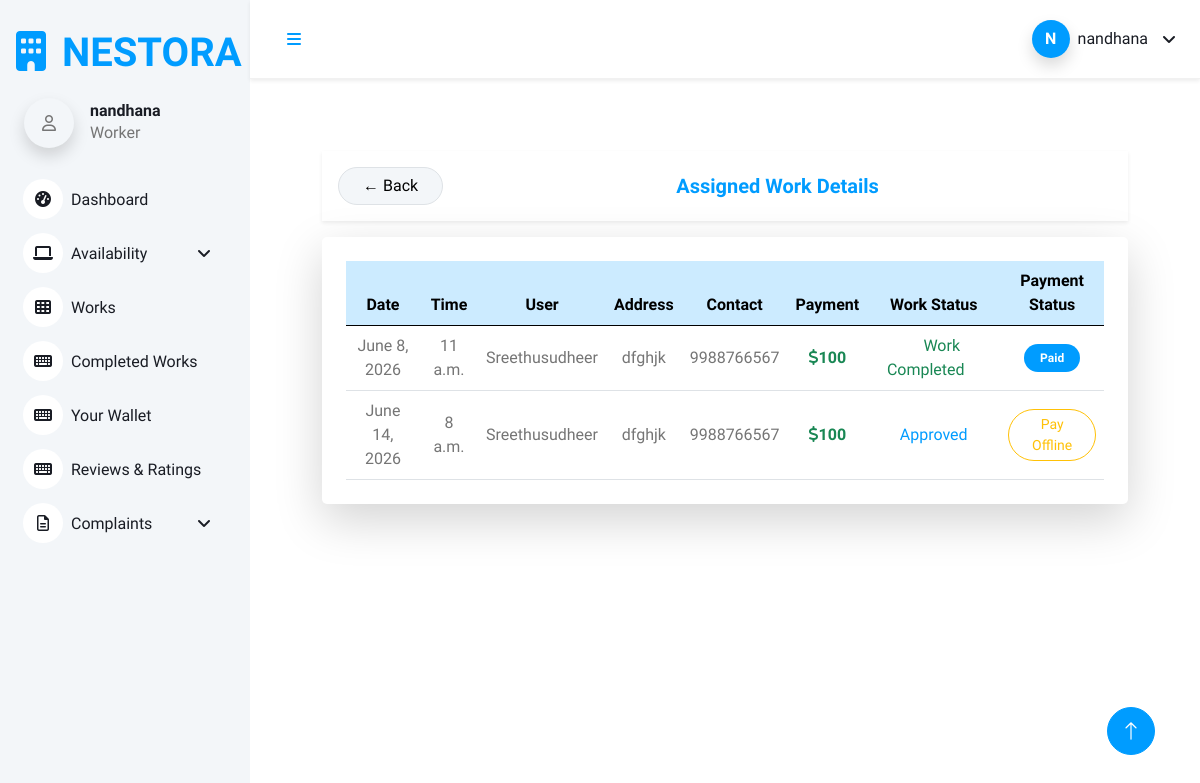
Screenshot of /worker_view_appointment (signed in) with the database file from the repository.
### Homeserviceapp/models.py (models this page shows, shortened)
class Login(AbstractUser):
    is_user = models.BooleanField(default=False)
    is_worker = models.BooleanField(default=False)

class Appointment(models.Model):
    user = models.ForeignKey(Login, on_delete=models.CASCADE, related_name='appointment')
    user_profile = models.ForeignKey(UserRegistration, on_delete=models.CASCADE, related_name='user_profile')
    worker = models.ForeignKey(WorkerRegistration, on_delete=models.CASCADE, related_name='worker')
    availability = models.ForeignKey(Availability, on_delete=models.DO_NOTHING)
    appointment_status = models.IntegerField(default=0)
    work_status = models.BooleanField(default=False)
    payment_status = models.IntegerField(default=0)
    worker_amount = models.IntegerField(null=True, blank=True)
    worker_payment_status = models.IntegerField(default=0)
    admin_wallet = models.IntegerField(null=True, blank=True)

class Availability(models.Model):
    user = models.ForeignKey(WorkerRegistration, on_delete=models.DO_NOTHING)
    date = models.DateField()
    time = models.TimeField()
    schedule_status = models.IntegerField(default=0)
    booking_status = models.IntegerField(default=0)

class UserRegistration(models.Model):
    user = models.OneToOneField(Login, on_delete=models.CASCADE, related_name='user')
    name = models.CharField(max_length=250)
    address = models.TextField(max_length=300)
    contact = models.IntegerField()

class WorkerRegistration(models.Model):
    user = models.OneToOneField(Login, on_delete=models.CASCADE, related_name='worker')
    name = models.CharField(max_length=300)
    category = models.ForeignKey(Category, on_delete=models.DO_NOTHING)
    address = models.TextField()
    contact = models.IntegerField()
    paypal_email = models.CharField(max_length=200, null=True, blank=True)
    payment = models.IntegerField(null=True, blank=True)
    experience = models.IntegerField()
    image = models.ImageField(upload_to='uploads/')

### Homeserviceapp/views.py (the view)
# urls.py: path('worker_view_appointment', views.worker_view_appointment, name='worker_view_appointment'),
def worker_view_appointment(request):
    w = WorkerRegistration.objects.get(user=request.user)
    data = Appointment.objects.filter(worker=w)
    return render(request, 'worker/view_works.html', {'data': data})

### templates/worker/view_works.html (shortened to what this page needs)
{% extends 'worker/worker_dashboard.html' %}
{% block content %}
<div class="container py-4">
    <div class="d-flex justify-content-between align-items-center mb-3 p-3 bg-white shadow-sm rounded-4">
        <a href="{% url 'worker_dashboard' %}" class="btn btn-light border rounded-pill px-4">
            ← Back
        </a>
        <h5 class="mb-0 fw-bold text-primary">Assigned Work Details</h5>
    </div>
    <div class="card border-0 shadow-lg rounded-4">
        <div class="card-body p-4">
            <div class="table-responsive">
                <table class="table table-hover align-middle text-center mb-0">
                    <thead class="table-primary">
                        <tr>
                            <th>Date</th>
                            <th>Time</th>
                            <th>User</th>
                            <th>Address</th>
                            <th>Contact</th>
                            <th>Payment</th>
                            <th>Work Status</th>
                            <th>Payment Status</th>
                        </tr>
                    </thead>
                    <tbody>
                        {% for i in data %}
                        <tr>
                            <td class="fw-semibold">{{ i.availability.date }}</td>
                            <td>{{ i.availability.time }}</td>
                            <td>{{ i.user_profile.name }}</td>
                            <td>{{ i.user_profile.address }}</td>
                            <td>{{ i.user_profile.contact }}</td>
                            <td class="fw-bold text-success">
                                <i class="fa-solid fa-dollar-sign"></i>{{ i.worker.payment }}
                            </td>
                            <td>
                                {% if i.appointment_status == 0 %}
                                    <a href="{% url 'approve_appointment' i.id %}"
                                       class="btn btn-sm btn-success rounded-pill px-3 mb-1">
                                        Approve
                                    </a>
                                    <a href="{% url 'reject_appointment' i.id %}"
                                       class="btn btn-sm btn-danger rounded-pill px-3">
                                        Reject
                                    </a>
                                {% elif i.appointment_status == 1 %}
                                    {% if i.work_status == True %}
                                        <span class="text-success px-3 py-2 rounded-pill">
                                            Work Completed
                                        </span>
                                    {% else %}
                                        <span class="text-primary px-3 py-2 rounded-pill">
                                            Approved
                                        </span>
                                    {% endif %}
                                {% elif i.appointment_status == 2 %}
                                    <span class="text-danger px-3 py-2 rounded-pill">
                                        Rejected
                                    </span>
                                {% endif %}
                            </td>
                            <td>
                                {% if i.payment_status == 0 %}
                                    <a href="{% url 'update_offline_payment' i.id %}"
                                       class="btn btn-sm btn-outline-warning rounded-pill px-3">
                                        Pay Offline
                                    </a>
                                {% else %}
                                    <span class="badge bg-primary px-3 py-2 rounded-pill">
                                        Paid
                                    </span>
                                {% endif %}
                            </td>
                        </tr>
                        {% empty %}
                        <tr>
                            <td colspan="8" class="text-muted py-4">
                                No work assigned yet
                            </td>
                        </tr>
                        {% endfor %}
                    </tbody>
                </table>
            </div>
        </div>
    </div>
</div>
{% endblock %}

### templates/worker/worker_dashboard.html (shortened to what this page needs)
<!DOCTYPE html>
<html lang="en">
{% load static %}
<head>
        <link rel="stylesheet"
      href="https://cdnjs.cloudflare.com/ajax/libs/font-awesome/6.5.2/css/all.min.css">
    <link href="https://cdn.jsdelivr.net/npm/bootstrap-icons@1.4.1/font/bootstrap-icons.css" rel="stylesheet">
    <link href=" {% static '/dashboard/lib/owlcarousel/assets/owl.carousel.min.css' %} " rel="stylesheet">
    <link href=" {% static '/dashboard/lib/tempusdominus/css/tempusdominus-bootstrap-4.min.css' %} " rel="stylesheet" />
    <link href=" {% static '/dashboard/css/bootstrap.min.css' %} " rel="stylesheet">
    <link href=" {% static '/dashboard/css/style.css' %} " rel="stylesheet">
</head>
<body>
    <div>
        <div class="sidebar pe-4 pb-3">
            <nav class="navbar bg-light navbar-light">
                <a href=" {% static 'index.html' %} " class="navbar-brand d-flex align-items-center">
                    <h1 class="m-3 text-primary"><i class="fa fa-building me-3"></i>NESTORA</h1>
                </a>
                <div class="d-flex align-items-center ms-4 mb-4">
                   <div class="bg-light rounded-circle d-inline-flex align-items-center justify-content-center shadow"
                             style="width: 50px; height: 50px;">
                            <i class="fa-regular fa-user"></i>
                        </div>
                    <div class="ms-3">
                        <h6 class="mb-0">{{user.username}}</h6>
                        <span>Worker</span>
                    </div>
                </div>
                <div class="navbar-nav w-100">
                    <a href=" {% url 'worker_dashboard' %} " class="nav-item nav-link "><i class="fa fa-tachometer-alt me-2"></i>Dashboard</a>
                    <div class="nav-item dropdown">
                        <a href="#" class="nav-link dropdown-toggle" data-bs-toggle="dropdown"><i class="fa fa-laptop me-2"></i>Availability</a>
                    </div>
                    <a href=" {% url 'worker_view_appointment' %} " class="nav-item nav-link"><i class="fa fa-th me-2"></i>Works</a>
                    <a href=" {% url 'worker_completed_works' %} " class="nav-item nav-link"><i class="fa fa-keyboard me-2"></i>Completed Works</a>
                    <a href=" {% url 'worker_wallet' %} " class="nav-item nav-link"><i class="fa fa-keyboard me-2"></i>Your Wallet</a>
                    <a href=" {% url 'worker_view_reviews' %} " class="nav-item nav-link"><i class="fa fa-keyboard me-2"></i>Reviews & Ratings</a>
                    <div class="nav-item dropdown">
                        <a href="#" class="nav-link dropdown-toggle" data-bs-toggle="dropdown"><i class="far fa-file-alt me-2"></i>Complaints</a>
                    </div>
                </div>
            </nav>
        </div>
        <div class="content">
            <nav class="navbar navbar-expand-lg navbar-light bg-white sticky-top px-4 py-2 shadow-sm no-print"
                style="border-bottom:1px solid #f1f1f1;">
               <a href="#" class="sidebar-toggler flex-shrink-0">
                    <i class="fa fa-bars"></i>
                </a>
               <div class="navbar-nav ms-auto d-flex align-items-center gap-3">
                   <div class="nav-item dropdown">
                       <a href="#" class="nav-link dropdown-toggle d-flex align-items-center gap-2"
                          data-bs-toggle="dropdown">
                           <div class="rounded-circle bg-primary text-white d-flex align-items-center justify-content-center shadow"
                                style="width:38px;height:38px;font-weight:600;">
                               {{ user.username|first|upper }}
                           </div>
                           <span class="d-none d-md-inline fw-semibold text-dark">
                               {{ user.username }}
                           </span>
                       </a>
                   </div>
               </div>
           </nav>
            <div class="container-fluid pt-4 px-4">
                <div class="row g-4">
                    <div class="col-sm-12 col-xl-12">
                        <div class="text-center rounded p-4">
                            <div class="d-flex align-items-center justify-content-between mb-4">
                                {% block content %}
                                {% endblock %}
                            </div>
                        </div>
                    </div>
                </div>
            </div>
        </div>
        <a href="#" class="btn btn-lg btn-primary btn-lg-square back-to-top no-print"><i class="bi bi-arrow-up"></i></a>
    </div>
</body>
</html>

### static/dashboard/css/style.css (style rules this page uses)
:root { --primary: #009CFF; --light: #F3F6F9; --dark: #191C24; }
.back-to-top { position: fixed; display: none; right: 45px; bottom: 45px; z-index: 99; }
.btn { transition: .5s; }
.btn.btn-primary { color: #FFFFFF; }
.btn-lg-square { width: 48px; height: 48px; }
.btn-square, .btn-sm-square, .btn-lg-square { padding: 0; display: inline-flex; align-items: center; justify-content: center; font-weight: normal; border-radius: 50px; }
.sidebar { position: fixed; top: 0; left: 0; bottom: 0; width: 250px; height: 100vh; overflow-y: auto; background: var(--light); transition: 0.5s; z-index: 999; }
.content { margin-left: 250px; min-height: 100vh; background: #FFFFFF; transition: 0.5s; }
@media (min-width: 992px) { .sidebar { margin-left: 0; } }
@media (min-width: 992px) { .content { width: calc(100% - 250px); } }
.sidebar .navbar .navbar-nav .nav-link { padding: 7px 20px; color: var(--dark); font-weight: 500; border-left: 3px solid var(--light); border-radius: 0 30px 30px 0; outline: none; }
.sidebar .navbar .navbar-nav .nav-link i { width: 40px; height: 40px; display: inline-flex; align-items: center; justify-content: center; background: #FFFFFF; border-radius: 40px; }
.sidebar .navbar .dropdown-toggle::after { position: absolute; top: 15px; right: 15px; border: none; content: "\f107"; font-family: "Font Awesome 5 Free"; font-weight: 900; transition: .5s; }
.content .navbar .navbar-nav .nav-link { margin-left: 25px; padding: 12px 0; color: var(--dark); outline: none; }
.content .navbar .sidebar-toggler, .content .navbar .navbar-nav .nav-link i { width: 40px; height: 40px; display: inline-flex; align-items: center; justify-content: center; background: #FFFFFF; border-radius: 40px; }
.content .navbar .dropdown-toggle::after { margin-left: 6px; vertical-align: middle; border: none; content: "\f107"; font-family: "Font Awesome 5 Free"; font-weight: 900; transition: .5s; }

### rows the page displays
Login: username "nandhana", username|first "N"
Appointment: availability "June 8, 2026", availability.time "11 a.m.", user_profile.name "Sreethusudheer", user_profile.address "dfghjk", user_profile.contact "9988766567", worker.payment "100", appointment_status "Work Completed", payment_status "Paid"
Appointment: availability "June 14, 2026", availability.time "8 a.m.", user_profile.name "Sreethusudheer", user_profile.address "dfghjk", user_profile.contact "9988766567", worker.payment "100", appointment_status "Approved", payment_status "Pay Offline"
